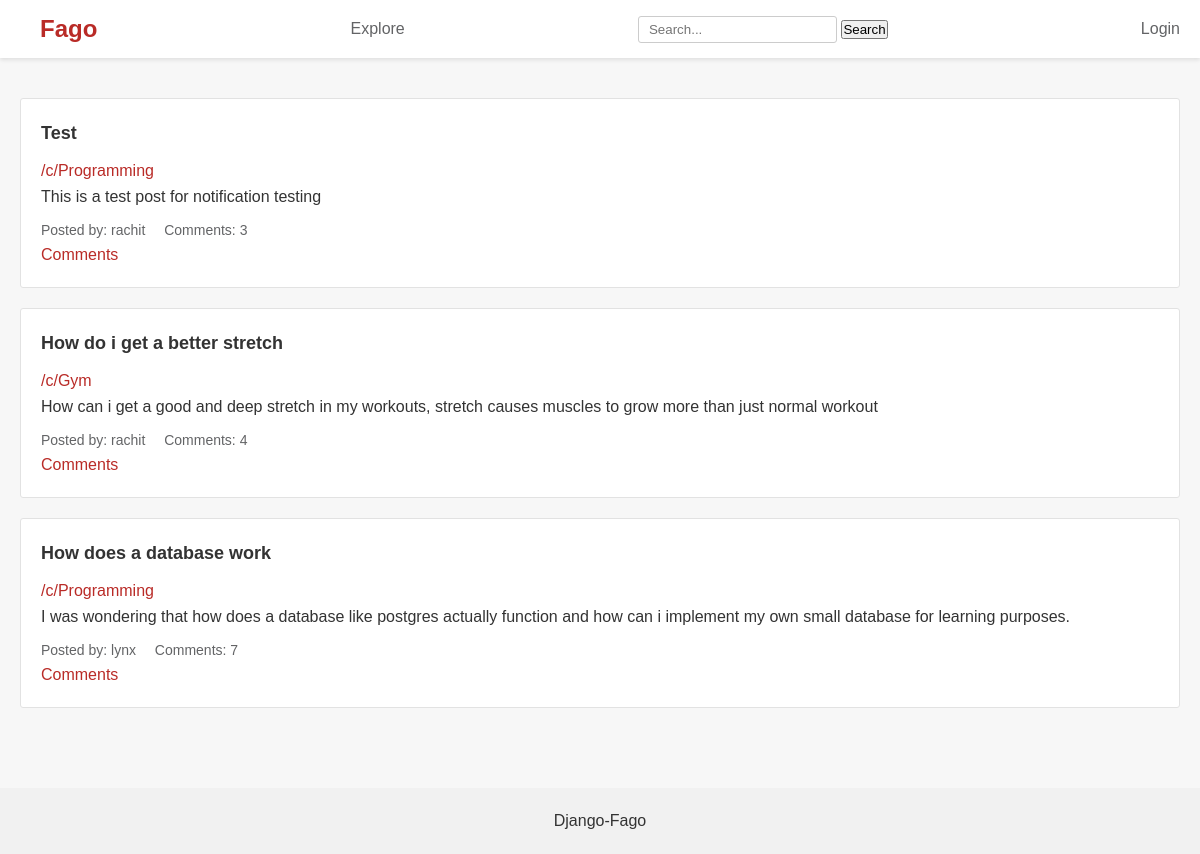
/, run on an earlier commit of the app's database.
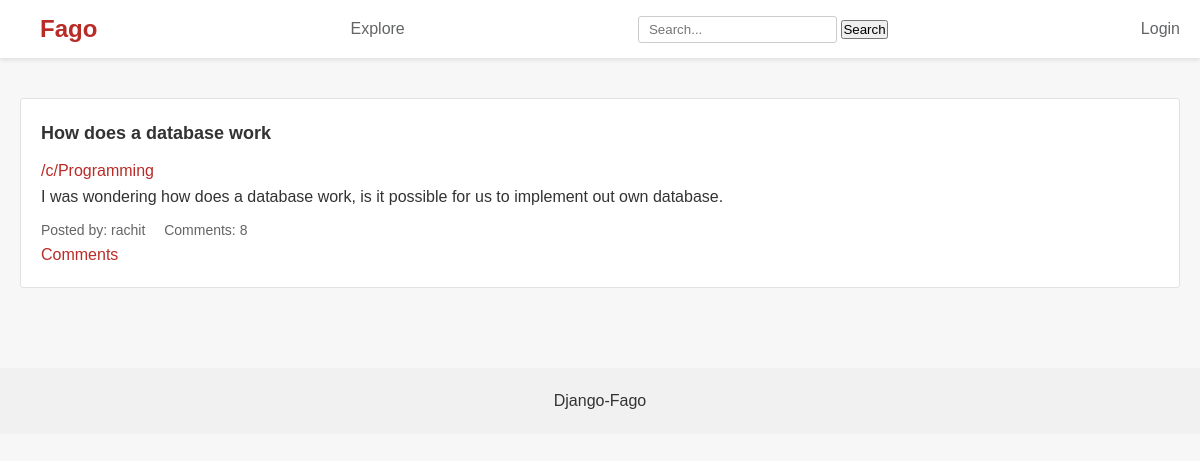
And on a later commit of the database.
### posts/models.py (models this page shows, shortened)
class Post(models.Model):
    title = models.CharField(max_length=255)
    content = models.TextField()
    image = models.ImageField(upload_to=settings.POSTS_PICS_DIR,
                              blank=True,
                              null=True)
    author = models.ForeignKey(User, on_delete=models.CASCADE)
    posted_at = models.DateTimeField(timezone.now, default=timezone.now)
    community = models.ForeignKey(Community, related_name='posts', on_delete=models.CASCADE, default=None, null=True)
    pinned = models.BooleanField(default=False)

### communities/models.py (models this page shows)
class Community(models.Model):
    name = models.CharField(max_length=100, unique=True)
    description = models.TextField()
    owner = models.ForeignKey(User, on_delete=models.SET_NULL, null=True)
    members = models.ManyToManyField(User, related_name='communities')
    def __str__(self) -> str:
        return self.name

### posts/views.py (the view)
# urls.py: 2. Add a URL to urlpatterns:  path('', views.home, name='home')
def home(request):
    posts = Post.objects.order_by('-posted_at')
    context = {
        'posts': posts,
    }
    return render(request, "posts/index.html", context=context)

### posts/templates/posts/index.html (shortened to what this page needs)
{% extends "posts/base.html" %}
{% block content %}
<main class="container">
    <div class="posts">
        {% for post in posts %}
        <div class="post">
            <h2>{{ post.title }}</h2>
            <a href="{% url 'community' post.community %}" class="hi">/c/{{ post.community }}</a>
            <p>{{ post.content }}</p>
            <div class="post-meta">
                <span>Posted by: {{ post.author }}</span>
                <span>Comments: {{ post.comment_set.count }}</span>
            </div>
            <a href="{% url 'read-post' post.id %}" class="hi">Comments</a>
        </div>
        {% endfor %}
    </div>
</main>
{% endblock %}

### posts/templates/posts/base.html (shortened to what this page needs)
<!DOCTYPE html>
<html lang="en">
<head>
    {% load static %}
    <link rel="stylesheet" href="{% static 'css/style.css' %}">
    <link rel="stylesheet" href="https://cdnjs.cloudflare.com/ajax/libs/font-awesome/6.0.0-beta3/css/all.min.css">
</head>
<body>
    <header>
        <nav>
            <a href="{% url 'home' %}" class="logo">Fago</a>
            <a href="{% url 'explore-communities'  %}">Explore</a>
            <form method="GET" action="{% url 'search' %}">
                <input type="text" name="query" placeholder="Search..." value="{{ request.GET.query }}" required>
                <button type="submit">Search</button>
            </form>
            {% if user.is_authenticated %}
                            {% for notification in user.notifications.all reversed %}
                                {% load humanize %}
                            {% endfor %}
            {% else %}
            <a href="{% url 'login' %}">Login</a>
            {% endif %}
        </nav>
    </header>
    {% block content %}
    {% endblock %}
    <footer>
        <p>Django-Fago</p>
    </footer>
</body>
</html>

### static/css/style.css (style rules this page uses)
* { margin: 0; padding: 0; box-sizing: border-box; }
body { font-family: Arial, sans-serif; line-height: 1.6; color: #333; background-color: #f7f7f7; }
.container { max-width: 1200px; margin: 0 auto; padding: 20px; }
header { background-color: #fff; box-shadow: 0 2px 4px rgba(0, 0, 0, 0.1); }
nav { display: flex; justify-content: space-between; align-items: center; padding: 10px 20px; }
.logo { font-size: 24px; font-weight: bold; color: #b92b27; text-decoration: none; }
nav a { color: #636466; text-decoration: none; margin-left: 20px; }
nav input[type="text"] { padding: 5px 10px; border: 1px solid #ccc; border-radius: 3px; }
.posts { margin-top: 20px; }
.post { background-color: #fff; border: 1px solid #e2e2e2; border-radius: 3px; padding: 20px; margin-bottom: 20px; }
.post h2 { font-size: 18px; margin-bottom: 10px; }
.post-meta { font-size: 14px; color: #636466; margin-top: 10px; }
.post-meta span { margin-right: 15px; }
footer { text-align: center; padding: 20px; background-color: #f1f1f1; margin-top: 40px; }
.hi { text-decoration: none; color: #b92b27; }

What changed in the data, as far as the page shows it:
removed Post: title "Test", community "Programming", content "This is a test post for notification testing", author "rachit", comment_set.count "3"
removed Post: title "How do i get a better stretch", community "Gym", content "How can i get a good and deep stretch in my workouts, stretch causes muscles to grow more than just normal workout", author "rachit", comment_set.count "4"
changed Post "How does a database work": content "I was wondering that how does a database like postgres actually function and how can i implement my own small database for learning purposes." → "I was wondering how does a database work, is it possible for us to implement out own database."; author "lynx" → "rachit"; comment_set.count "7" → "8"
